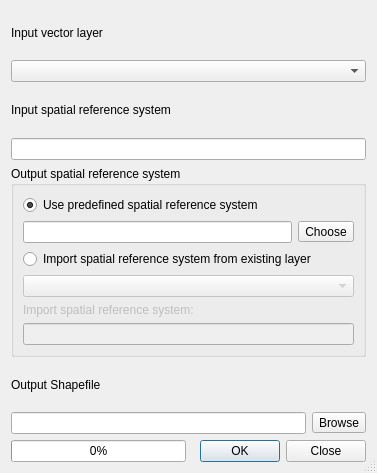
<ui version="4.0" >
 <class>Dialog</class>
 <widget class="QDialog" name="Dialog" >
  <property name="windowModality" >
   <enum>Qt::WindowModal</enum>
  </property>
  <property name="geometry" >
   <rect>
    <x>0</x>
    <y>0</y>
    <width>377</width>
    <height>473</height>
   </rect>
  </property>
  <property name="windowTitle" >
   <string>Projection Management Tool</string>
  </property>
  <property name="sizeGripEnabled" >
   <bool>true</bool>
  </property>
  <layout class="QGridLayout" name="gridLayout" >
   <item row="0" column="0" colspan="2" >
    <widget class="QLabel" name="label_3" >
     <property name="text" >
      <string>Input vector layer</string>
     </property>
    </widget>
   </item>
   <item row="1" column="0" colspan="2" >
    <widget class="QComboBox" name="inShape" />
   </item>
   <item row="2" column="0" colspan="2" >
    <widget class="QLabel" name="label_4" >
     <property name="text" >
      <string>Input spatial reference system</string>
     </property>
    </widget>
   </item>
   <item row="3" column="0" colspan="2" >
    <widget class="QLineEdit" name="inRef" >
     <property name="readOnly" >
      <bool>true</bool>
     </property>
    </widget>
   </item>
   <item row="4" column="0" colspan="2" >
    <widget class="QGroupBox" name="groupBox" >
     <property name="title" >
      <string>Output spatial reference system</string>
     </property>
     <layout class="QGridLayout" >
      <item row="0" column="0" >
       <widget class="QRadioButton" name="rdoProjection" >
        <property name="text" >
         <string>Use predefined spatial reference system</string>
        </property>
        <property name="checked" >
         <bool>true</bool>
        </property>
       </widget>
      </item>
      <item row="1" column="0" >
       <layout class="QHBoxLayout" >
        <item>
         <widget class="QLineEdit" name="txtProjection" >
          <property name="readOnly" >
           <bool>true</bool>
          </property>
         </widget>
        </item>
        <item>
         <widget class="QToolButton" name="btnProjection" >
          <property name="text" >
           <string>Choose</string>
          </property>
         </widget>
        </item>
       </layout>
      </item>
      <item row="2" column="0" >
       <widget class="QRadioButton" name="radioButton_2" >
        <property name="text" >
         <string>Import spatial reference system from existing layer</string>
        </property>
       </widget>
      </item>
      <item row="3" column="0" >
       <widget class="QComboBox" name="cmbLayer" >
        <property name="enabled" >
         <bool>false</bool>
        </property>
       </widget>
      </item>
      <item row="4" column="0" >
       <widget class="QLabel" name="label_5" >
        <property name="enabled" >
         <bool>false</bool>
        </property>
        <property name="text" >
         <string>Import spatial reference system:</string>
        </property>
       </widget>
      </item>
      <item row="5" column="0" >
       <widget class="QLineEdit" name="outRef" >
        <property name="enabled" >
         <bool>false</bool>
        </property>
        <property name="readOnly" >
         <bool>true</bool>
        </property>
       </widget>
      </item>
     </layout>
    </widget>
   </item>
   <item row="5" column="0" colspan="2" >
    <widget class="QLabel" name="label_2" >
     <property name="text" >
      <string>Output Shapefile</string>
     </property>
    </widget>
   </item>
   <item row="6" column="0" colspan="2" >
    <layout class="QHBoxLayout" >
     <item>
      <widget class="QLineEdit" name="outShape" >
       <property name="readOnly" >
        <bool>true</bool>
       </property>
      </widget>
     </item>
     <item>
      <widget class="QToolButton" name="toolOut" >
       <property name="text" >
        <string>Browse</string>
       </property>
      </widget>
     </item>
    </layout>
   </item>
   <item row="7" column="0" >
    <widget class="QProgressBar" name="progressBar" >
     <property name="value" >
      <number>0</number>
     </property>
     <property name="alignment" >
      <set>Qt::AlignCenter</set>
     </property>
     <property name="textVisible" >
      <bool>true</bool>
     </property>
    </widget>
   </item>
   <item row="7" column="1" >
    <widget class="QDialogButtonBox" name="buttonBox_2" >
     <property name="orientation" >
      <enum>Qt::Horizontal</enum>
     </property>
     <property name="standardButtons" >
      <set>QDialogButtonBox::Close|QDialogButtonBox::Ok</set>
     </property>
    </widget>
   </item>
  </layout>
 </widget>
 <resources/>
 <connections>
  <connection>
   <sender>buttonBox_2</sender>
   <signal>accepted()</signal>
   <receiver>Dialog</receiver>
   <slot>accept()</slot>
   <hints>
    <hint type="sourcelabel" >
     <x>133</x>
     <y>470</y>
    </hint>
    <hint type="destinationlabel" >
     <x>215</x>
     <y>290</y>
    </hint>
   </hints>
  </connection>
  <connection>
   <sender>buttonBox_2</sender>
   <signal>rejected()</signal>
   <receiver>Dialog</receiver>
   <slot>close()</slot>
   <hints>
    <hint type="sourcelabel" >
     <x>59</x>
     <y>470</y>
    </hint>
    <hint type="destinationlabel" >
     <x>132</x>
     <y>239</y>
    </hint>
   </hints>
  </connection>
  <connection>
   <sender>rdoProjection</sender>
   <signal>toggled(bool)</signal>
   <receiver>txtProjection</receiver>
   <slot>setEnabled(bool)</slot>
   <hints>
    <hint type="sourcelabel" >
     <x>122</x>
     <y>170</y>
    </hint>
    <hint type="destinationlabel" >
     <x>127</x>
     <y>202</y>
    </hint>
   </hints>
  </connection>
  <connection>
   <sender>rdoProjection</sender>
   <signal>toggled(bool)</signal>
   <receiver>btnProjection</receiver>
   <slot>setEnabled(bool)</slot>
   <hints>
    <hint type="sourcelabel" >
     <x>228</x>
     <y>170</y>
    </hint>
    <hint type="destinationlabel" >
     <x>355</x>
     <y>204</y>
    </hint>
   </hints>
  </connection>
  <connection>
   <sender>radioButton_2</sender>
   <signal>toggled(bool)</signal>
   <receiver>cmbLayer</receiver>
   <slot>setEnabled(bool)</slot>
   <hints>
    <hint type="sourcelabel" >
     <x>94</x>
     <y>235</y>
    </hint>
    <hint type="destinationlabel" >
     <x>95</x>
     <y>265</y>
    </hint>
   </hints>
  </connection>
  <connection>
   <sender>radioButton_2</sender>
   <signal>toggled(bool)</signal>
   <receiver>label_5</receiver>
   <slot>setEnabled(bool)</slot>
   <hints>
    <hint type="sourcelabel" >
     <x>37</x>
     <y>232</y>
    </hint>
    <hint type="destinationlabel" >
     <x>46</x>
     <y>281</y>
    </hint>
   </hints>
  </connection>
  <connection>
   <sender>radioButton_2</sender>
   <signal>toggled(bool)</signal>
   <receiver>outRef</receiver>
   <slot>setEnabled(bool)</slot>
   <hints>
    <hint type="sourcelabel" >
     <x>24</x>
     <y>226</y>
    </hint>
    <hint type="destinationlabel" >
     <x>30</x>
     <y>306</y>
    </hint>
   </hints>
  </connection>
 </connections>
</ui>
